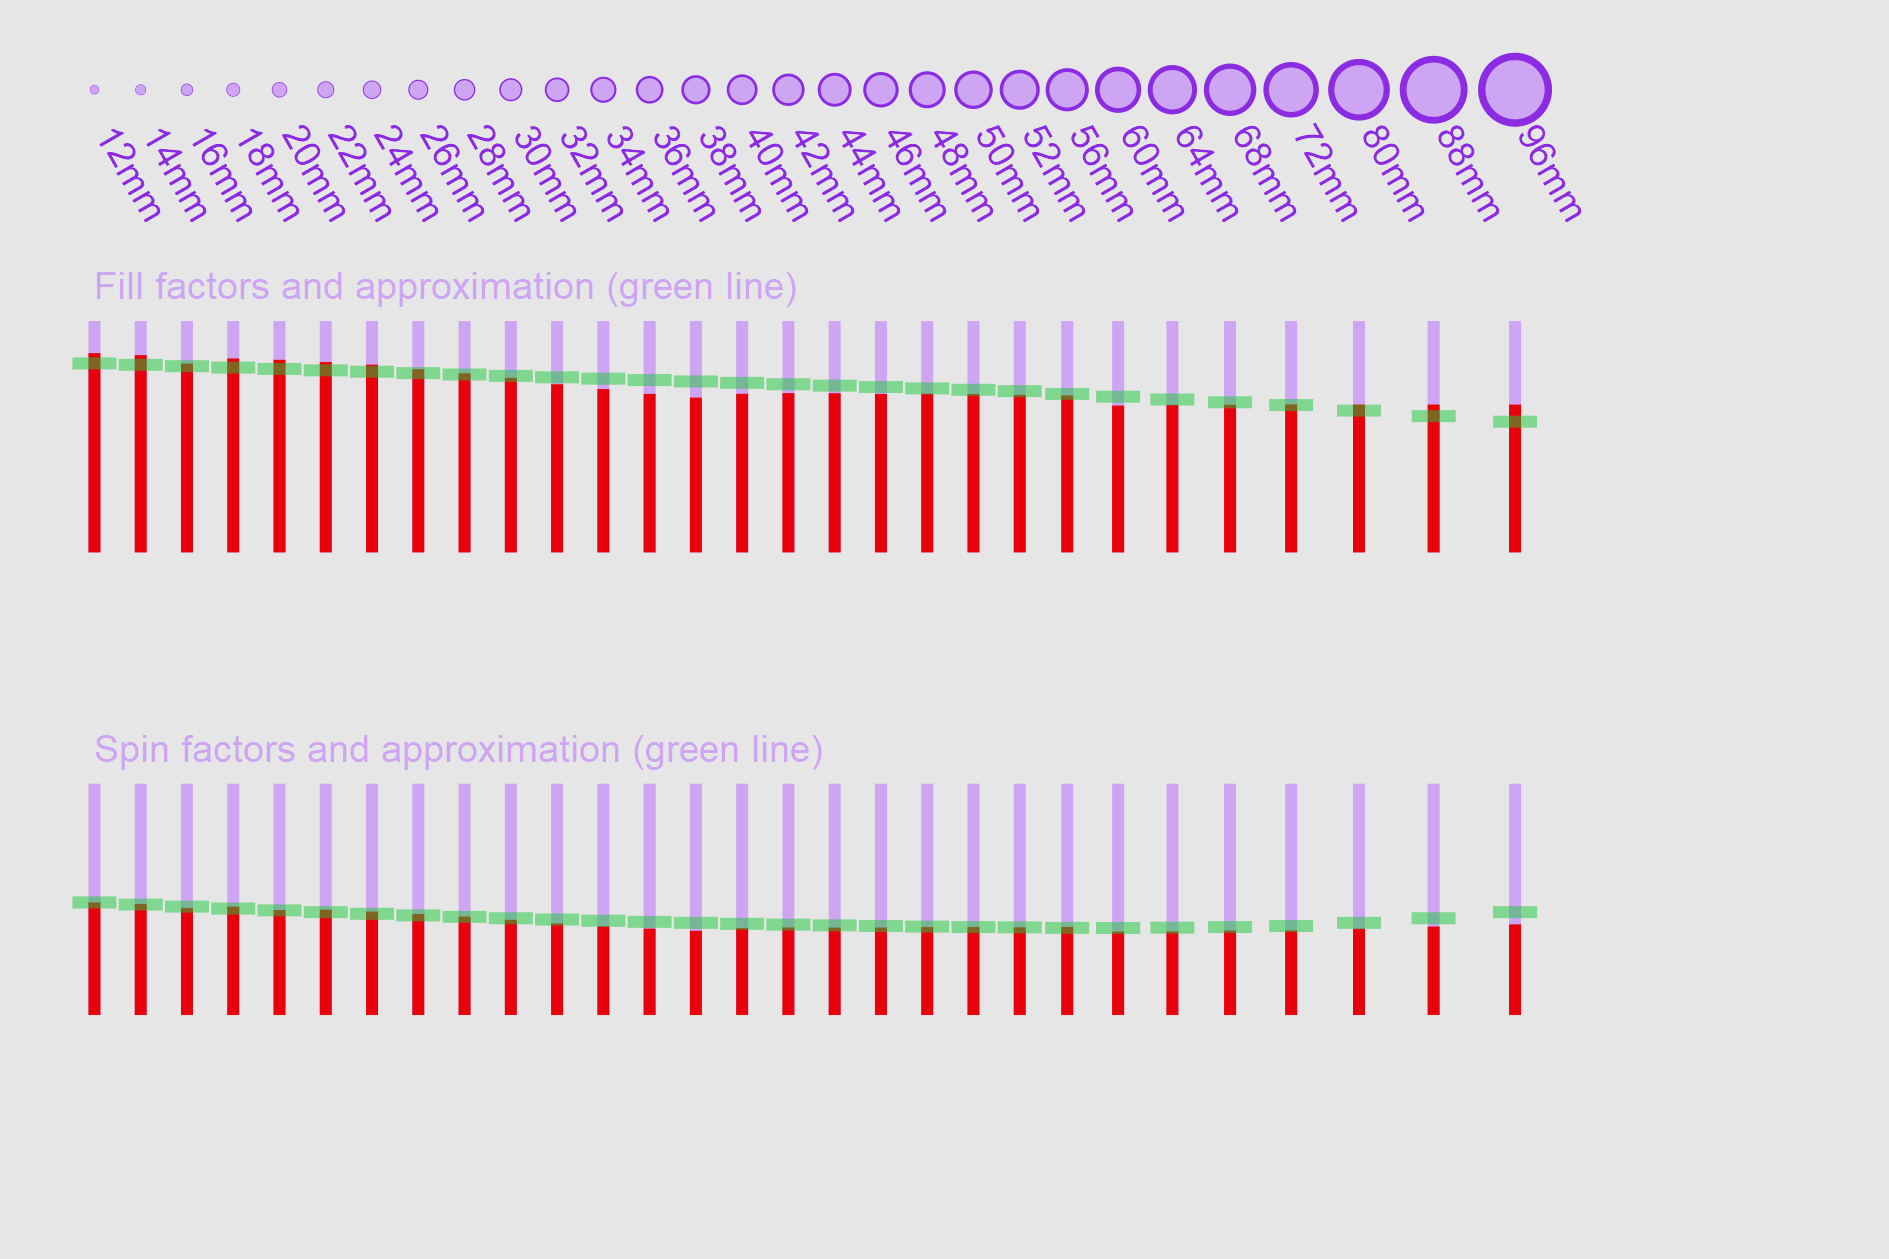

Recreate this plot in Julia.
import MechanicalSketch
import MechanicalSketch: mm, kg, m, set_scale_sketch, HE, WI, EM, PT, circle, text, N, kN, PALETTE
import MechanicalSketch: color_with_lumin, empty_figure, background, sethue, O, °, finish
import MechanicalSketch: line, setline, setopacity, scale_pt_to_unit, empty_figure
let
# Rope data from https://www.hendrikvedergroup.com/_asset/_public/Hendrik-Veder-Group/Downloads/8896-03-Dyneema-folder-offset_LR-v4.pdf
# Diameters below 12 mm are excluded here, because they vary too much for reasonable generalization. Properties are generally better for
# smaller rope
ROPE_D = [12, 14, 16, 18, 20, 22, 24, 26, 28, 30, 32, 34, 36, 38, 40, 42, 44,
    46, 48, 50, 52, 56, 60, 64, 68, 72, 80, 88, 96]mm
ROPE_WEIGHT = [9.50, 12.80, 16, 20.80, 25.50, 30.50, 35.80, 41, 46.50, 52, 57, 62.50, 68, 74, 84, 93,
    102, 111, 121, 131, 141, 163, 175, 200, 226, 254, 313, 379, 451]kg/100m
ROPE_MINIMUM_BREAK = [161.90, 215.80, 269.80, 343.30, 407.10, 490.50, 569, 647.40, 725.90, 799.50, 868.20, 941.70, 1020.20,
    1098.70, 1245.80, 1373.40, 1491.10, 1618.60, 1755.90, 1893.30, 2020.80, 2315.10, 2472, 2766.30, 3099.90, 3413.80, 4139.70,
    4934.30, 5768.10]kN
ρ_SK75 = 0.975 * 0.001kg/(10mm)^3
σ_TS_SK75 = 3600N/mm^2

BACKCOLOR = color_with_lumin(PALETTE[8], 90);
function restart()
    empty_figure(joinpath(@__DIR__, "test_17.png"))
    background(BACKCOLOR)
    sethue(PALETTE[5])
    set_scale_sketch(sum(ROPE_D) * 1.3, HE)
end
restart()

# Horizontal positions per rope
pts = let
    posx = [0.0]mm
    pop!(posx)
    for (i,d) in enumerate(ROPE_D)
        p = if i == 1
                -0.45 * WI * scale_pt_to_unit(m)
        else
            posx[i-1] + max(60.0mm, d*1.1)
        end
        push!(posx, p)
    end
    pts = map(x-> O +(x, 700.0mm), posx)
end
let
    circle.(pts, ROPE_D ./ 2,:fill)
    labs = string.(ROPE_D)
    text.(labs, O + (0, EM) .+pts, -60.0°)
end

circlearea(d) = π / 4 * d^2
circleradius(A) = sqrt(A/π)
# Plot packed area
let
    A_rope = ROPE_WEIGHT ./ ρ_SK75 |> mm^2
    sethue(color_with_lumin(PALETTE[5], 80))
    circle.(pts , circleradius.(A_rope),:fill)
end

"Relative filled areas, actual to full circle"
area_rel =  (ROPE_WEIGHT ./ ρ_SK75 |> mm^2) ./ circlearea.(ROPE_D)
# Plot relative filled areas
setline(3PT)
bottoms = map(pt -> pt + (0.0mm, -600.0mm), pts)
tops = map(pt -> pt + (0.0mm, 300.0mm), bottoms)
line.(bottoms, tops, :stroke)
stri = "Fill factors and approximation (green line)"
text(stri, tops[1] + (0.0, -0.5EM))


sethue(PALETTE[4])
map(tops, bottoms, area_rel) do t, b, rel
    line(b, b + (t - b) * rel, :stroke)
end
# lsq method applied
fill_factor(d) = (-0.003*d/mm + 0.853)
area_filled(d) = fill_factor(d)* circlearea(d)

# Plot appproximated area
sethue(PALETTE[3])
setopacity(0.5)
map(tops, bottoms, ROPE_D) do t, b, d
    rel = fill_factor(d)
    top = b + (t - b) * rel
    line(top + (-0.5EM, 0.0), top + (0.5EM, 0.0), :stroke)
end
setopacity(1.0)


ideal_spin_strength(d) = area_filled(d) * σ_TS_SK75 |> kN
spinfactors = ROPE_MINIMUM_BREAK./ ideal_spin_strength.(ROPE_D)
#lsq method applied
spin_factor(d) = 5*10^-5 * (d/mm)^2 + -0.0059*(d/mm) + 0.5504
breaking_strength(d) = spinfactor(d) * ideal_spin_strength(d)


# Plot spin factors
setline(3PT)
sethue(color_with_lumin(PALETTE[5], 80))
bottoms = map(pt -> pt + (0.0mm, -1200.0mm), pts)
tops = map(pt -> pt + (0.0mm, 300.0mm), bottoms)
line.(bottoms, tops, :stroke)
stri = "Spin factors and approximation (green line)"
text(stri, tops[1] + (0.0, -0.5EM))

sethue(PALETTE[4])
map(tops, bottoms, spinfactors) do t, b, rel
    line(b, b + (t - b) * rel, :stroke)
end

# Plot appproximated spin factor
sethue(PALETTE[3])
setopacity(0.5)
map(tops, bottoms, ROPE_D) do t, b, d
    rel = spin_factor(d)
    top = b + (t - b) * rel
    line(top + (-0.5EM, 0.0), top + (0.5EM, 0.0), :stroke)
end
setopacity(1.0)


finish()
# Reset default
set_scale_sketch()

nothing
end